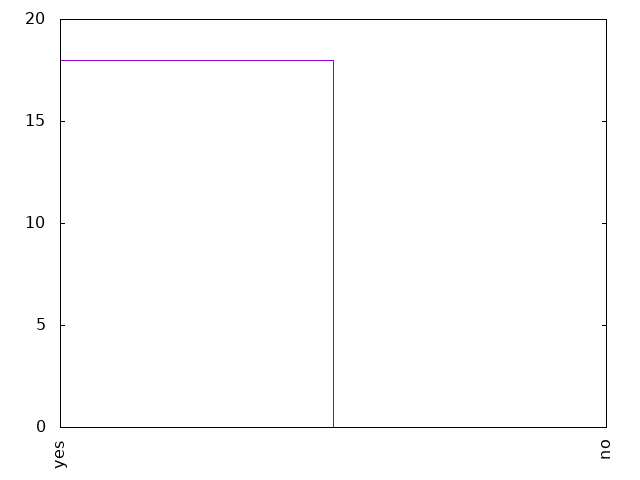

Recreate this plot in gnuplot.
set term png
set out "18-20higher.png"
set key off
set xtics rotate
set yrange[0:20]

plot '18-20higher.dat' using 1:xticlabel(2) with boxes
